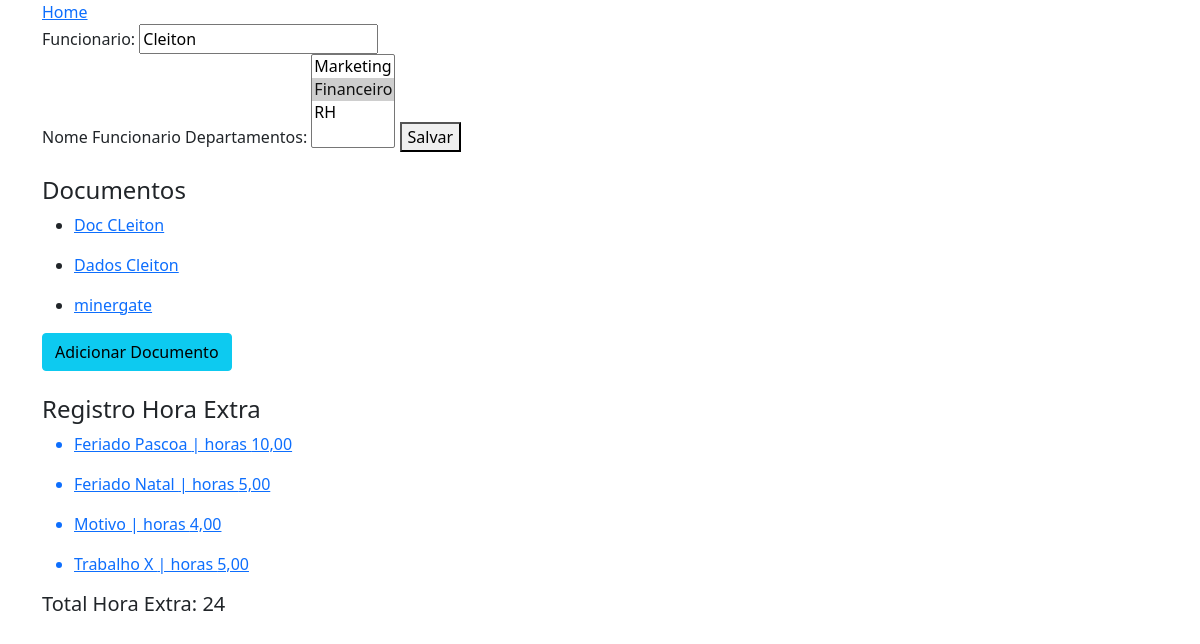
Before: /funcionarios/edit/4/ with the older database file.
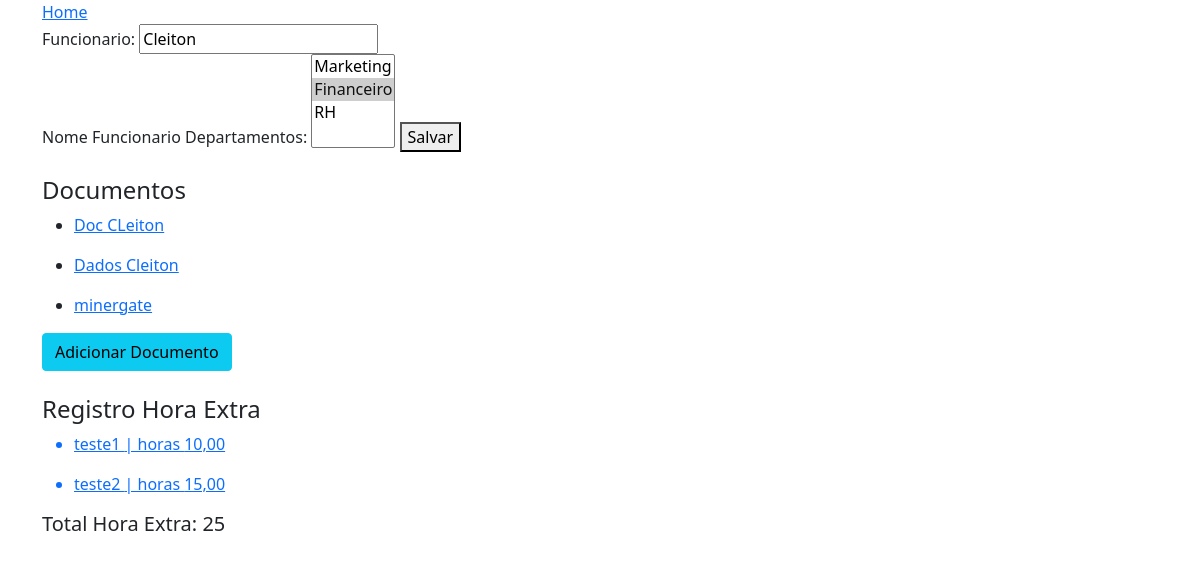
After: the same page with the newer database file.
### apps/funcionarios/models.py (models this page shows, shortened)
class Funcionario(models.Model):
    nome = models.CharField('Funcionario', max_length=100, help_text='Nome Funcionario')
    user = models.OneToOneField(User, models.PROTECT)
    departamentos = models.ManyToManyField(Departamento) # um funcionario pode estar em vários departamentos
    empresa = models.ForeignKey(Empresa, on_delete=models.PROTECT, null=True, blank=True)
    @property
    def total_hora_extra(self):
        total = self.registrohoraextra_set.filter(utilizada=False).aggregate(Sum('horas'))['horas__sum']
        return total or 0

### apps/departamentos/models.py (models this page shows, shortened)
class Departamento(models.Model):
    nome = models.CharField('Departamento', max_length=70)
    empresa = models.ForeignKey(Empresa, on_delete=models.PROTECT)
    def __str__(self):
        return self.nome

### apps/documentos/models.py (models this page shows, shortened)
class Documento(models.Model):
    descricao = models.CharField('Descrição', max_length=70, help_text='Descrição do Documento')
    pertence = models.ForeignKey(Funcionario, on_delete=models.PROTECT)
    documento = models.FileField('Documento', upload_to='documentos')
    def __str__(self):
        return self.descricao

### apps/registro_hora_extra/models.py (models this page shows, shortened)
class RegistroHoraExtra(models.Model):
    motivo = models.CharField('Motivo', max_length=100, help_text='Motivo da Hora Extra')
    funcionario = models.ForeignKey(Funcionario, on_delete=models.PROTECT)
    horas = models.DecimalField(max_digits=5, decimal_places=2)
    utilizada = models.BooleanField(default=False)

### apps/funcionarios/views.py (the view)
# urls.py: path('edit/<int:pk>/', FuncionarioUpdateView.as_view(), name='edit_funcionario'),
class FuncionarioUpdateView(UpdateView):
    model = Funcionario
    fields = ['nome', 'departamentos']
    template_name = 'funcionario_edit.html'

### apps/funcionarios/templates/funcionario_edit.html (shortened to what this page needs)
{% extends 'base.html' %}
{% load bootstrap %}
{% block main %}
    <form method="post">
        {{ form|bootstrap }}
        <button type="submit">Salvar</button>
    </form>
    <br>
    <h4>Documentos</h4>
    {% for documento in object.documento_set.all %}
        <ul>
            <li><a href="{{ documento.documento.url }}" target="_blank">{{ documento }}</a></li>
        </ul>
    {% endfor %}
    <a href="{% url 'create_documento' object.id %}" class="btn btn-info">Adicionar Documento</a>
    <br>
    <br>
    <h4>Registro Hora Extra</h4>
    {% for registro in object.registrohoraextra_set.all %}
        {% if registro.utilizada == True %}
            <ul>
                <a href="{% url 'edit_hora_extra' registro.id %}">
                    <li style="color: darkgreen; font-weight: bolder;">
                        {{ registro.motivo }} | horas {{registro.horas}} - Horas já utilizada
                    </li>
                </a>
            </ul>
        {% else %}
            <ul>
                <a href="{% url 'edit_hora_extra' registro.id %}">
                    <li >
                        {{ registro.motivo }} | horas {{registro.horas}}
                    </li>
                </a>
            </ul>
        {% endif %}
    {% endfor %}
    <h5>Total Hora Extra: {{ object.total_hora_extra }}</h5>
{% endblock %}

### templates/base.html (shortened to what this page needs)
{% load static %}
<!DOCTYPE html>
<html lang="pt-br">
<head>
    <link rel="stylesheet" href="{% static 'css/bootstrap.min.css' %}">
</head>
<body>
    <div class="container">
        <div class="col">
            <a href="{% url 'home' %}">Home</a>
        </div>
        {% block main %} {% endblock %}
    </div>
</body>
</html>

Changed rows visible on the page:
removed RegistroHoraExtra: motivo "Feriado Pascoa", horas "10,00"
removed RegistroHoraExtra: motivo "Feriado Natal", horas "5,00"
removed RegistroHoraExtra: motivo "Motivo", horas "4,00"
removed RegistroHoraExtra: motivo "Trabalho X", horas "5,00"
computed for Funcionario "Cleiton": total_hora_extra "24" → "25"
added RegistroHoraExtra: motivo "teste1", horas "10,00"
added RegistroHoraExtra: motivo "teste2", horas "15,00"
